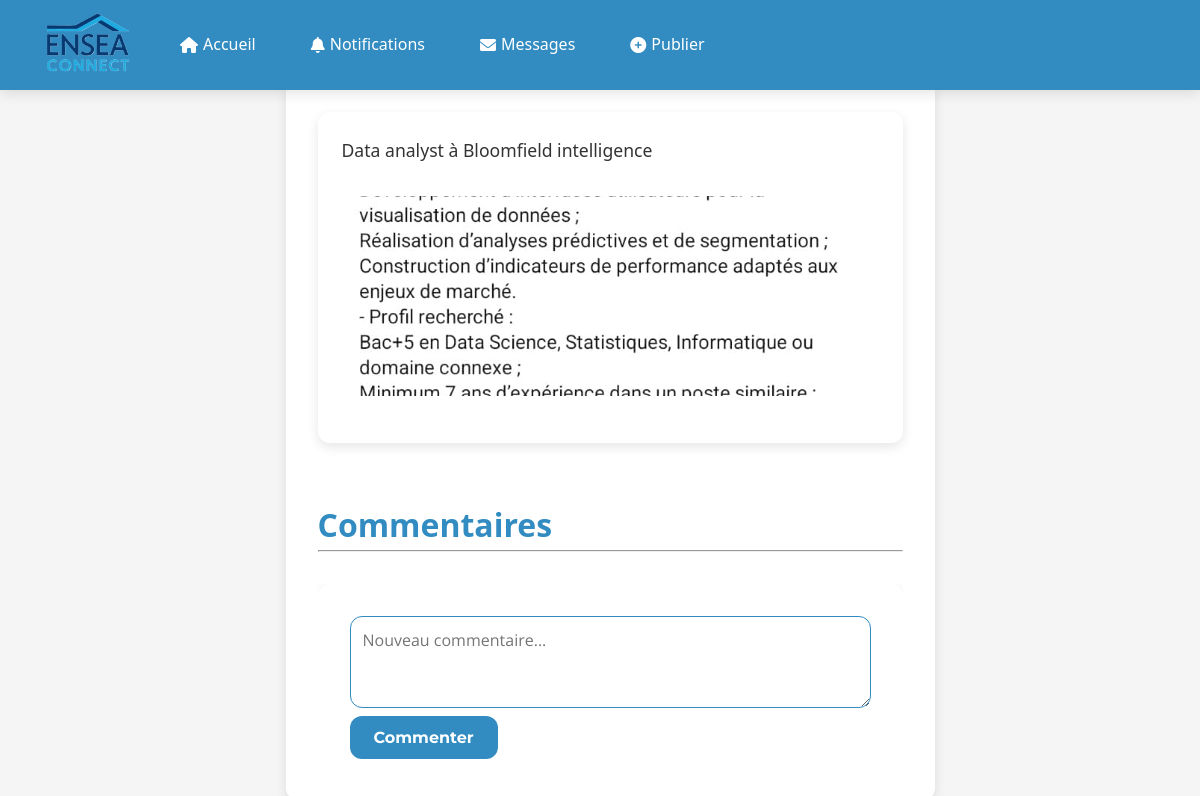
/publication/11 (signed in), run on the app's committed database.
### models.py (models this page shows)
class Publication(db.Model):
    id = db.Column(db.Integer, primary_key=True)
    titre = db.Column(db.String(200))
    texte = db.Column(db.Text)
    url = db.Column(db.String(300))
    media = db.Column(db.String(200))
    file_size = db.Column(db.BigInteger, nullable=True)  # Nouveau champ pour la taille du fichier en octets
    auteur_id = db.Column(db.Integer, db.ForeignKey('utilisateur.id'))
    date_post = db.Column(db.DateTime, nullable=False)
    catégorie = db.Column(db.String(50))
    votes = db.Column(db.Integer, default=0)
    auteur = db.relationship('Utilisateur', backref='publications', lazy=True)

### routes/posts.py (the view)
@bp.route('/publication/<int:pub_id>')
def voir_publication(pub_id):
    publication = Publication.query.get_or_404(pub_id)
    commentaires = Commentaire.query.filter_by(publication_id=pub_id, parent_id=None).order_by(Commentaire.date_comment.asc()).all()
    return render_template('article.html', publication=publication, commentaires=commentaires, get_enfants=get_enfants)

### app.py (called while the page is built)
@login_manager.user_loader
def load_user(user_id):
    from models import Utilisateur
    return Utilisateur.query.get(int(user_id))

@app.context_processor
def inject_now():
    return {'current_year': datetime.now().year}

@app.context_processor
def inject_nb_messages():
    if current_user.is_authenticated:
        nb = Message.query.filter_by(destinataire_id=current_user.id, lu=False).count()
        return {'nb_nouveaux_messages': nb}
    return {'nb_nouveaux_messages': 0}

@app.context_processor
def inject_notifs():
    if current_user.is_authenticated:
        nb = Notification.query.filter_by(utilisateur_id=current_user.id, lu=False).count()
        return {'nb_notifications': nb}
    return {'nb_notifications': 0}

### templates/article.html (shortened to what this page needs)
{% extends 'base.html' %}
{% block head %}
    <link rel="stylesheet" href="{{ url_for('static', filename='css/style_linkedin.css') }}">
    <link rel="stylesheet" href="{{ url_for('static', filename='css/style_article.css') }}">
    <link rel="stylesheet" href="{{ url_for('static', filename='css/style_index.css') }}">
{% endblock %}
{% block content %}
    <div class="article-container">
        <div class="card animated" style="top: 0rem; width: 1150; height: 150; bottom: 0rem;">
            <p class="card-content">{{ publication.texte }}</p>
            {% if publication.media %}
                {% set ext = publication.media.split('.')[-1].lower() %}
                <div class="media-container">
                    {% if ext in ['jpg', 'jpeg', 'png', 'gif'] %}
                        <img src="{{ url_for('static', filename='uploads/' + publication.media) }}" class="card-media" width="1100" height="200">
                    {% elif ext in ['mp4', 'webm', 'ogg'] %}
                        <video width="1100" height="150" class="card-media" controls>
                            <source src="{{ url_for('static', filename='uploads/' + publication.media) }}" type="video/{{ ext }}">
                            Votre navigateur ne supporte pas la lecture vidéo.
                        </video>
                    {% elif ext in ['mp3', 'wav'] %}
                        <audio controls class="card-media">
                            <source src="{{ url_for('static', filename='uploads/' + publication.media) }}" type="audio/{{ ext }}">
                            Votre navigateur ne supporte pas la lecture audio.
                        </audio>
                    {% endif %}
                </div>
            {% endif %}
        </div>
        <div class="avant-pub">
            <h3 style="color: #328CC1; font-size: 2rem;">Commentaires</h3>
            <hr>
        </div>
        <div class="commentaires">
            <div class="former-container">
                <form method="POST" action="{{ url_for('posts.commenter', pub_id=publication.id) }}">
                    <textarea name="contenu" rows="3" cols="50" placeholder="Nouveau commentaire..." required></textarea><br>
                    <button type="submit" class="btn-primary">Commenter</button>
                </form>
            </div>
        </div>
    </div>
{% endblock %}

### static/css/style.css (style rules this page uses)
:root { --primary: #33b7eb; --secondary: #328CC1; --accent: #FFD700; --light: #F5F5F5; --white: #FFFFFF; --dark: #333333; --danger: #D64045; --shadow: 0 4px 12px rgba(0, 0, 0, 0.1); --radius: 12px; --transition: all 0.3s ease; }
* { margin: 0; padding: 0; box-sizing: border-box; }
body { display: flex; justify-content: left; padding: 0; height: 100%; flex: 1; flex-direction: column; font-family: 'Open Sans', sans-serif; line-height: 1.6; color: var(--dark); background-color: var(--light); min-height: 100vh; font-size: 1.1rem; }
.card { background-color: var(--white); border-radius: var(--radius); box-shadow: var(--shadow); padding: 1.5rem; margin-bottom: 1.5rem; transition: var(--transition); opacity: 0; top: 110px; position: sticky; animation: fadeIn 0.5s ease forwards; }
.card-content { margin-bottom: 1rem; color: var(--dark); }
.card-media { margin: 1rem 0; max-width: 100%; border-radius: var(--radius); object-fit: cover; }
input[type="text"], input[type="email"], input[type="password"], input[type="url"], textarea, select { width: 100%; padding: 0.75rem; border: 1px solid var(--secondary); border-radius: var(--radius); font-family: 'Open Sans', sans-serif; font-size: 1rem; transition: var(--transition); }
button[type="submit"], .btn-primary { background-color: var(--secondary); color: var(--white); border: none; padding: 0.75rem 1.5rem; border-radius: var(--radius); cursor: pointer; font-family: 'Montserrat', sans-serif; font-size: 1rem; font-weight: bold; transition: var(--transition); }

### static/css/style_linkedin.css (style rules this page uses)
html, body { margin: 0; padding: 0; font-family: 'Segoe UI', sans-serif; background-color: #f5f5f5; color: #333; height: 100%; }
body { display: flex; flex-direction: column; justify-content: left; flex: 1; min-height: 100vh; font-size: 1.1rem; padding-top: 80px; padding-left: 20px; }

### static/css/style_article.css (style rules this page uses)
.article-container { max-width: 1200px; margin: 0 auto; padding: 2rem; background-color: var(--white, #FFFFFF); border-radius: var(--radius, 12px); box-shadow: var(--shadow, 0 4px 12px rgba(0, 0, 0, 0.1)); transition: box-shadow 0.3s ease; display: flex; flex-direction: column; gap: 2rem; width: 55%; overflow:hidden; }
.former-container { background-color: var(--white); padding: 2rem; border-radius: var(--radius); box-shadow: var(--shadow); position: sticky; max-width: none; width: 100%; margin: 0 auto; top: 0rem; animation: fadeIn 0.5s ease; position: relative; }
.commentaires { overflow: scroll; }

### data on the page
Publication: texte "Data analyst à Bloomfield intelligence", media (picture)
